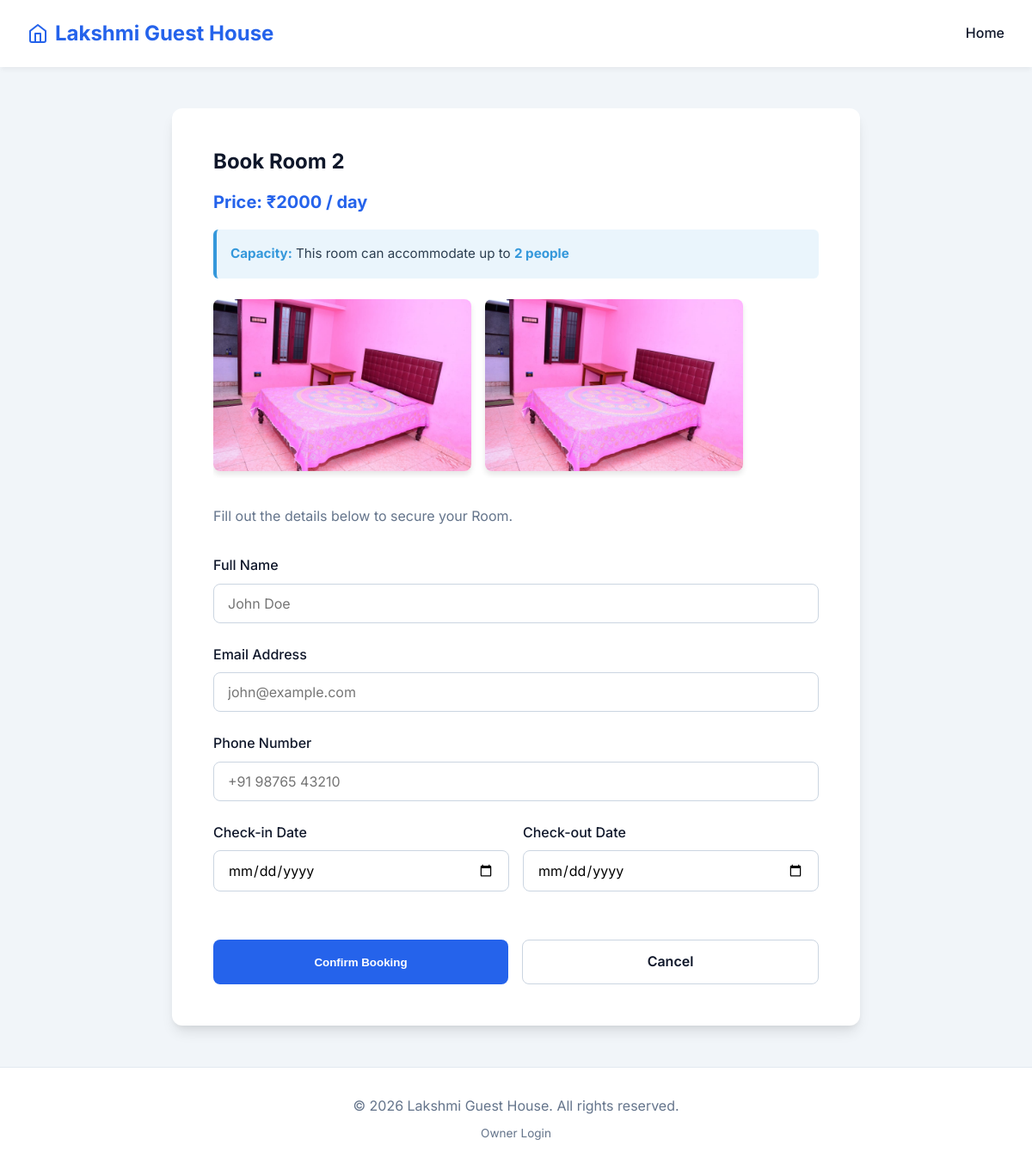
The page /book/8 on the database as committed earlier.
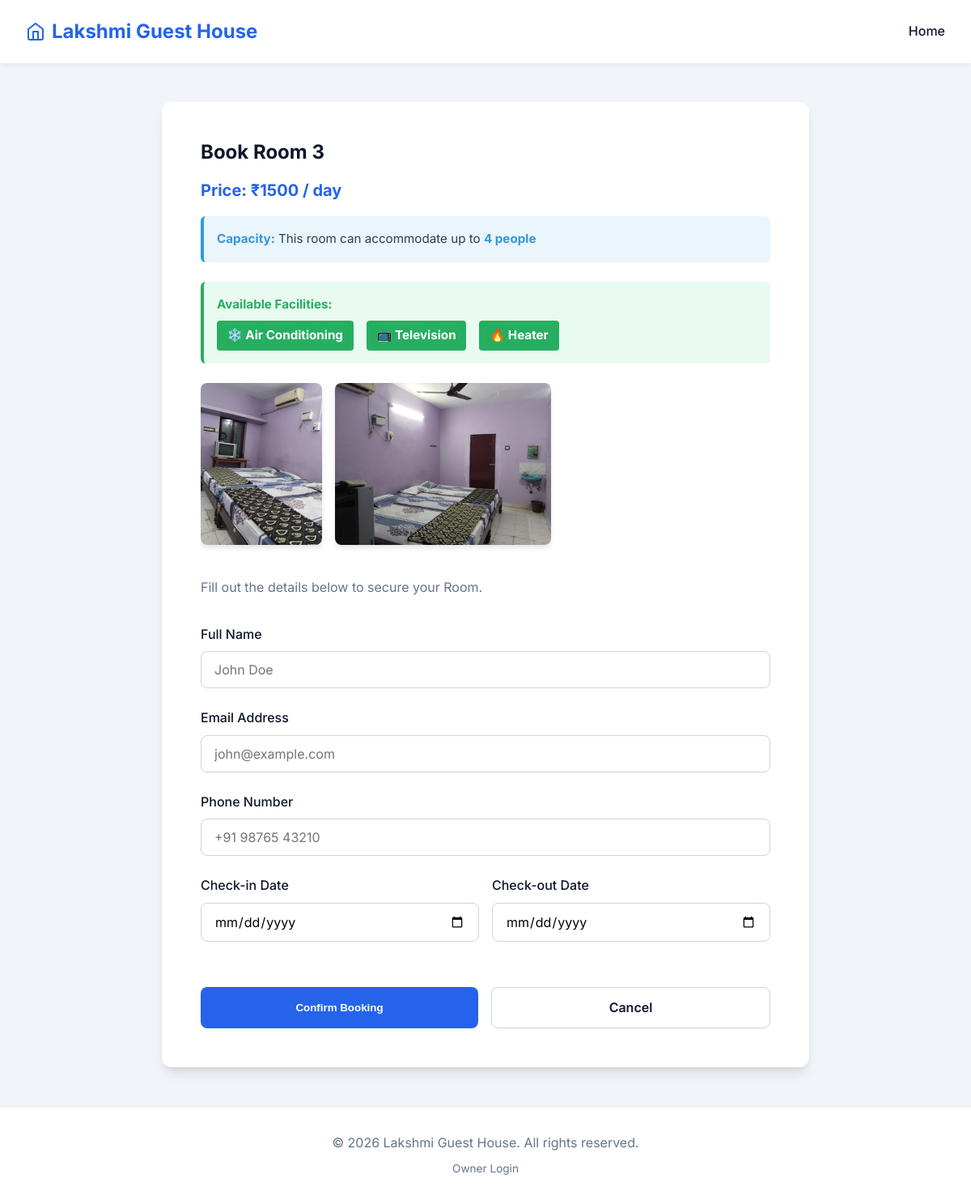
The same page on the database as committed later.
### app.py (models this page shows)
class Accommodation(db.Model):
    id = db.Column(db.Integer, primary_key=True)
    name = db.Column(db.String(100), nullable=False) # e.g. "Room 1", "Hall 1"
    type = db.Column(db.String(50), nullable=False)  # Hall, Cottage, Room
    description = db.Column(db.Text, nullable=True)
    price = db.Column(db.Float, nullable=False)
    image_filenames = db.Column(db.Text, nullable=True)
    is_closed = db.Column(db.Boolean, default=False)
    max_people = db.Column(db.Integer, default=1)  # Number of people accommodation
    facilities = db.Column(db.Text, nullable=True)  # Comma-separated: AC,TV,Heater

### app.py (the view, shortened to what this page needs)
@app.route('/book/<int:acc_id>', methods=['GET', 'POST'])
def book(acc_id):
    accommodation = Accommodation.query.get_or_404(acc_id)
    if accommodation.is_closed:
        flash(f"Sorry, {accommodation.name} is currently closed and unavailable for booking.", "error")
        return redirect(url_for('index'))
    return render_template('book.html', accommodation=accommodation)

### templates/book.html (shortened to what this page needs)
{% extends 'base.html' %}
{% block content %}
<div class="form-container" style="max-width: 800px;">
    <h2>Book {{ accommodation.name }}</h2>
    <div style="font-weight: bold; font-size: 1.25rem; color: var(--primary-color); margin-bottom: 1rem;">Price: ₹{{ "%.0f"|format(accommodation.price) }} / day</div>
    {% if accommodation.max_people %}
    <div style="padding: 1rem; background: rgba(52, 152, 219, 0.1); border-radius: 6px; margin-bottom: 1.5rem; border-left: 4px solid #3498db;">
        <div style="color: #2c3e50; font-size: 0.95rem;">
            <strong style="color: #3498db;">Capacity:</strong> This {{ accommodation.type.lower() }} can accommodate up to <strong style="color: #3498db;">{{ accommodation.max_people }} {{ 'person' if accommodation.max_people == 1 else 'people' }}</strong>
        </div>
    </div>
    {% endif %}
    {% if accommodation.facilities %}
    <div style="padding: 1rem; background: rgba(46, 204, 113, 0.1); border-radius: 6px; margin-bottom: 1.5rem; border-left: 4px solid #27ae60;">
        <div style="color: #27ae60; font-size: 0.95rem;">
            <strong style="color: #27ae60;">Available Facilities:</strong>
            <div style="display: flex; gap: 1rem; margin-top: 0.5rem; flex-wrap: wrap;">
                {% if 'AC' in accommodation.facilities %}<span style="background: #27ae60; color: white; padding: 0.4rem 0.8rem; border-radius: 4px; font-weight: bold;">❄️ Air Conditioning</span>{% endif %}
                {% if 'TV' in accommodation.facilities %}<span style="background: #27ae60; color: white; padding: 0.4rem 0.8rem; border-radius: 4px; font-weight: bold;">📺 Television</span>{% endif %}
                {% if 'Heater' in accommodation.facilities %}<span style="background: #27ae60; color: white; padding: 0.4rem 0.8rem; border-radius: 4px; font-weight: bold;">🔥 Heater</span>{% endif %}
            </div>
        </div>
    </div>
    {% endif %}
    <div style="display: flex; gap: 1rem; overflow-x: auto; margin-bottom: 2rem; padding-bottom: 0.5rem;">
        {% for img in accommodation.image_filenames.split(',') %}
        <img src="{{ url_for('static', filename='images/' ~ img) }}" alt="{{ accommodation.name }}" style="height: 200px; border-radius: 8px; object-fit: cover; flex-shrink: 0; box-shadow: 0 4px 6px rgba(0,0,0,0.1);">
        {% endfor %}
    </div>
    <p style="color: var(--text-light); margin-bottom: 2rem;">Fill out the details below to secure your {{ accommodation.type }}.</p>
    <form method="POST">
        <div class="form-group">
            <label for="name">Full Name</label>
            <input type="text" id="name" name="name" required placeholder="John Doe">
        </div>
        <div class="form-group">
            <label for="email">Email Address</label>
            <input type="email" id="email" name="email" required placeholder="john@example.com">
        </div>
        <div class="form-group">
            <label for="phone">Phone Number</label>
            <input type="tel" id="phone" name="phone" required placeholder="+91 98765 43210">
        </div>
        <div class="date-group">
            <div class="form-group">
                <label for="check_in">Check-in Date</label>
                <input type="date" id="check_in" name="check_in" required>
            </div>
            <div class="form-group">
                <label for="check_out">Check-out Date</label>
                <input type="date" id="check_out" name="check_out" required>
            </div>
        </div>
        <div style="margin-top: 2rem; display: flex; gap: 1rem;">
            <button type="submit" class="btn" style="flex: 1;">Confirm Booking</button>
            <a href="{{ url_for('index') }}" class="btn btn-secondary" style="flex: 1;">Cancel</a>
        </div>
    </form>
</div>
{% endblock %}

### templates/base.html (shortened to what this page needs)
<!DOCTYPE html>
<html lang="en">
<head>
    <link rel="stylesheet" href="{{ url_for('static', filename='css/style.css') }}">
</head>
<body>
    <header>
        <nav>
            <a href="{{ url_for('index') }}" class="logo">
                <svg xmlns="http://www.w3.org/2000/svg" width="24" height="24" viewBox="0 0 24 24" fill="none" stroke="currentColor" stroke-width="2" stroke-linecap="round" stroke-linejoin="round"><path d="M3 9l9-7 9 7v11a2 2 0 0 1-2 2H5a2 2 0 0 1-2-2z"></path><polyline points="9 22 9 12 15 12 15 22"></polyline></svg>
                Lakshmi Guest House
            </a>
            <div class="nav-links">
                <a href="{{ url_for('index') }}">Home</a>
            </div>
        </nav>
    </header>
    <main>
        {% block content %}{% endblock %}
    </main>
    <footer>
        <p>&copy; 2026 Lakshmi Guest House. All rights reserved.</p>
        <p style="margin-top: 0.5rem; font-size: 0.85rem;"><a href="{{ url_for('login') }}" style="color: var(--text-light); text-decoration: none;">Owner Login</a></p>
    </footer>
</body>
</html>

### static/css/style.css (style rules this page uses)
:root { --primary-color: #2563eb; --primary-hover: #1d4ed8; --secondary-color: #f8fafc; --text-dark: #0f172a; --text-light: #64748b; --bg-color: #f1f5f9; --card-bg: #ffffff; --border-radius: 12px; --box-shadow: 0 10px 15px -3px rgba(0, 0, 0, 0.1), 0 4px 6px -2px rgba(0, 0, 0, 0.05); --transition: all 0.3s ease; }
* { box-sizing: border-box; margin: 0; padding: 0; }
body { font-family: 'Inter', sans-serif; background-color: var(--bg-color); color: var(--text-dark); line-height: 1.6; min-height: 100vh; display: flex; flex-direction: column; }
header { background-color: var(--card-bg); box-shadow: 0 4px 6px -1px rgba(0, 0, 0, 0.05); position: sticky; top: 0; z-index: 100; }
nav { max-width: 1200px; margin: 0 auto; padding: 1.25rem 2rem; display: flex; justify-content: space-between; align-items: center; }
nav .logo { font-size: 1.5rem; font-weight: 700; color: var(--primary-color); text-decoration: none; display: flex; align-items: center; gap: 0.5rem; }
nav .nav-links a { text-decoration: none; color: var(--text-dark); font-weight: 500; transition: var(--transition); }
main { flex: 1; max-width: 1200px; margin: 0 auto; padding: 3rem 2rem; width: 100%; }
h1, h2, h3 { line-height: 1.2; margin-bottom: 1rem; }
.btn { display: inline-block; background-color: var(--primary-color); color: white; padding: 0.75rem 1.5rem; border-radius: 8px; text-decoration: none; font-weight: 600; text-align: center; transition: var(--transition); border: none; cursor: pointer; width: 100%; }
.btn-secondary { background-color: transparent; color: var(--text-dark); border: 1px solid #cbd5e1; }
.form-container { max-width: 600px; margin: 0 auto; background-color: var(--card-bg); padding: 3rem; border-radius: var(--border-radius); box-shadow: var(--box-shadow); }
.form-group { margin-bottom: 1.5rem; }
.form-group label { display: block; font-weight: 500; margin-bottom: 0.5rem; color: var(--text-dark); }
.form-group input { width: 100%; padding: 0.75rem 1rem; border: 1px solid #cbd5e1; border-radius: 8px; font-family: inherit; font-size: 1rem; transition: var(--transition); }
.date-group { display: grid; grid-template-columns: 1fr 1fr; gap: 1rem; }
footer { text-align: center; padding: 2rem; background-color: white; color: var(--text-light); border-top: 1px solid #e2e8f0; margin-top: auto; }

Rows that differ between the two databases and show on the page:
changed Accommodation "Room": name "Room 2" → "Room 3"; price "2000" → "1500"; max_people "2" → "4"; facilities empty → "AC,TV,Heater" (drawn); image_filenames "sample_room.jpg,sample_room.jpg" → "room3[1].jpeg,room3[2].jpeg" (drawn)
Other text that changed with them:
text now shown: "Available Facilities: ❄️ Air Conditioning 📺 Television 🔥 Heater"
